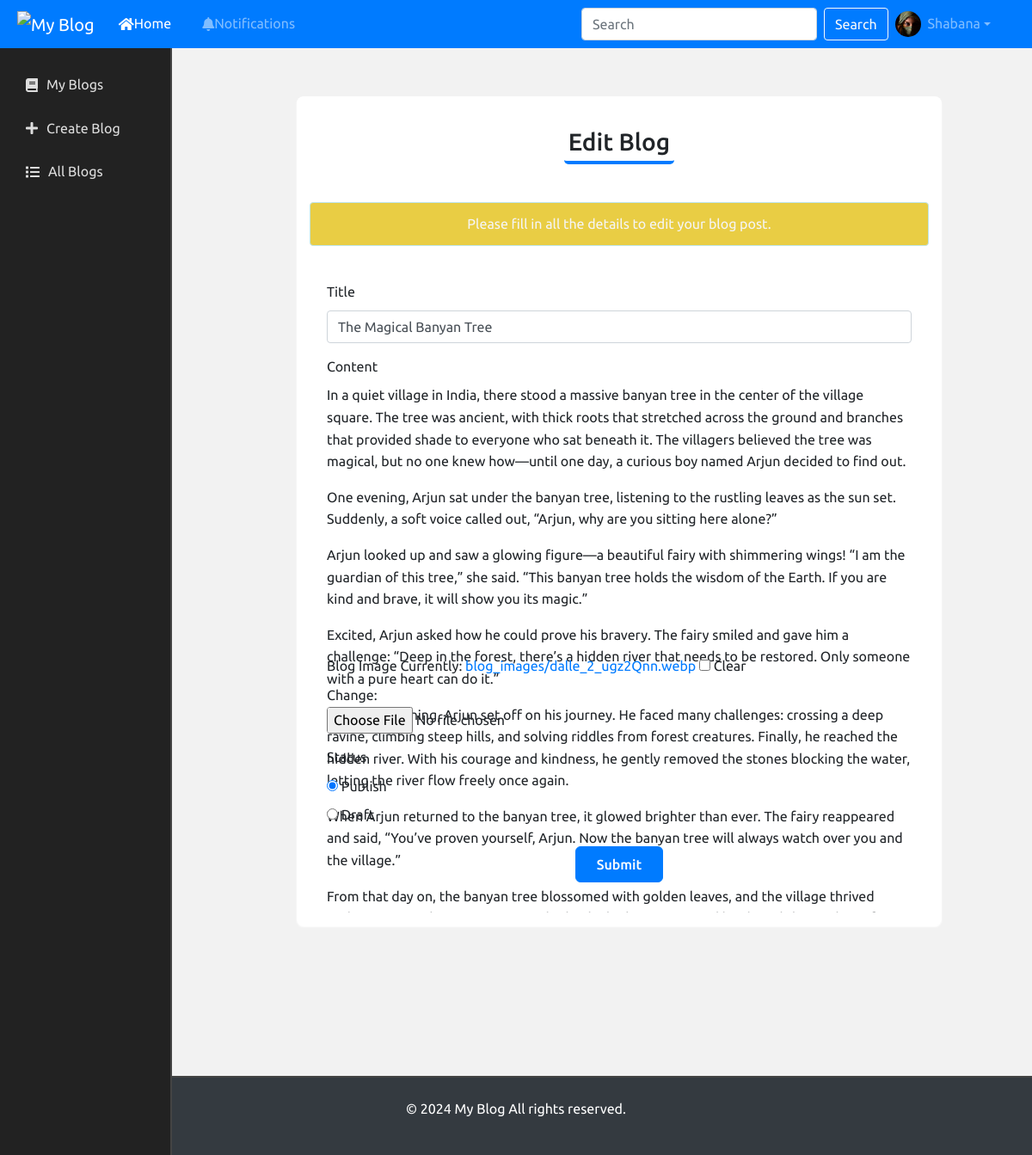
The app's page /user/edit_blog/2/ (signed in) with its own data.
### userpanel/models.py (models this page shows, shortened)
class User_Table(models.Model):
    user = models.OneToOneField(User, on_delete=models.CASCADE)
    phone = models.CharField(max_length=15)
    gender = models.CharField(max_length=1, choices=GENDER_CHOICES, blank=True, null=True)
    profile_image = models.ImageField(upload_to='profile_images/', blank=True, null=True)
    cover_photo = models.ImageField(upload_to='cover_photos/', blank=True, null=True)
    id_proof = models.ImageField(upload_to='id_proofs/', blank=True, null=True)
    profile_description = models.TextField(blank=True, null=True)
    is_blocked = models.BooleanField(default=False)

class Blog(models.Model):
    STATUS_CHOICES = [
        ('draft', 'Draft'),
        ('published', 'Published'),
    ]
    title = models.CharField(max_length=100)
    content = models.TextField()
    blog_image = models.ImageField(upload_to='blog_images/', blank=True, null=True)
    author = models.ForeignKey(User, on_delete=models.CASCADE, related_name='blogs')  # Add related_name='blogs'
    created_at = models.DateTimeField(auto_now_add=True)
    updated_at = models.DateTimeField(auto_now=True)
    status = models.CharField(max_length=20, choices=STATUS_CHOICES, default='draft')

### userpanel/views.py (the view)
# urls.py: path('edit_blog/<int:blog_id>/', edit_blog, name='edit_blog'),
@login_required(login_url='/404/')
def edit_blog(request, blog_id):
    blog = get_object_or_404(Blog, id=blog_id, author=request.user)
    if request.user.user_table.is_blocked:
        messages.error(request, 'Your account is blocked. You cannot edit your blogs.')
        return redirect('my_blog')
    if request.method == 'POST':
        form = BlogForm(request.POST, request.FILES, instance=blog)
        if form.is_valid():
            blog = form.save(commit=False)
            blog.status = request.POST.get('status')
            blog.save()
            messages.success(request, 'Blog updated successfully.')
            return redirect('my_blog')
    else:
        form = BlogForm(instance=blog)
    return render(request, 'userpanel/edit_blog.html', {'form': form, 'blog': blog})

### userpanel/forms.py
class BlogForm(forms.ModelForm):
    class Meta:
        model = Blog
        fields = ['title', 'content', 'blog_image', 'status']
        widgets = {
            'title': forms.TextInput(attrs={'class': 'form-control', 'placeholder': 'Enter your blog title'}),
            'content': forms.Textarea(attrs={'class': 'form-control', 'rows': 10, 'placeholder': 'Write your blog content here.'}),
            'blog_image': forms.ClearableFileInput(attrs={'class': 'form-control-file'}),
            'status': forms.RadioSelect(attrs={'class': 'form-check-input'}),
        }

### userpanel/templates/userpanel/edit_blog.html (shortened to what this page needs)
{% extends 'userpanel/user_base.html' %}
{% load static %}
{% block custom_css %}
<link rel="stylesheet" href="{% static 'assets/css/userpanel/edit_blog.css' %}">
<link href="https://cdn.quilljs.com/1.3.6/quill.snow.css" rel="stylesheet">
{% endblock %}
{% block content %}
<div class="edit-blog-content-wrapper">
    <div class="d-flex justify-content-center flex-wrap flex-md-nowrap align-items-center pt-3 pb-2 mb-3">
        <h2 class="h2 edit-blog-heading">Edit Blog</h2>
    </div>
    <div class="alert alert-info" role="alert">
        Please fill in all the details to edit your blog post.
    </div>
    <div class="edit-blog-form-container">
        <div class="edit-blog-form">
            <form id="edit-blog-form" action="{% url 'edit_blog' blog.id %}" method="post" enctype="multipart/form-data">
                <div class="form-group">
                    <label for="id_title">Title</label>
                    {{ form.title }}
                </div>
                <div class="form-group">
                    <label for="quill-editor">Content</label>
                    <div id="quill-editor" style="height: 300px;">{{ blog.content|safe }}</div>
                </div>
                <div class="form-group">
                    <label for="id_blog_image">Blog Image</label>
                    {{ form.blog_image }}
                </div>
                <div class="form-group">
                    <label for="status">Status</label><br>
                    <input type="radio" id="publish" name="status" value="published" {% if blog.status == 'published' %}checked{% endif %}>
                    <label for="publish">Publish</label><br>
                    <input type="radio" id="draft" name="status" value="draft" {% if blog.status == 'draft' %}checked{% endif %}>
                    <label for="draft">Draft</label>
                </div>
                <div class="form-group text-center">
                    <button type="submit" class="btn custom-submit-btn" style="color: white;">Submit</button>
                </div>
            </form>
        </div>
    </div>
</div>
{% endblock %}

### userpanel/templates/userpanel/user_base.html (shortened to what this page needs)
{% load static %}
<!DOCTYPE html>
<html lang="en">
<head>
    <link rel="stylesheet" href="https://stackpath.bootstrapcdn.com/bootstrap/4.5.2/css/bootstrap.min.css">
    <link rel="stylesheet" href="https://cdnjs.cloudflare.com/ajax/libs/font-awesome/5.15.3/css/all.min.css">
    <link rel="stylesheet" href="{% static 'assets/css/userpanel/userbase.css' %}">
    {% block custom_css %}{% endblock %}
</head>
<body>
    <nav class="navbar navbar-expand-lg navbar-dark bg-primary fixed-top">
        <a class="navbar-brand" href="{% url 'user_home' %}">
            <img src="{% static 'assets/image/logo.png' %}" alt="My Blog" height="30">
        </a>
        <div class="collapse navbar-collapse" id="navbarNav">
            <ul class="navbar-nav mr-auto">
                <li class="nav-item active">
                    <a class="nav-link" href="{% url 'user_home' %}"><i class="fas fa-home"></i> Home</a>
                </li>
                <li class="nav-item">
                    <a class="nav-link" href="#"><i class="fas fa-bell"></i> Notifications</a>
                </li>
            </ul>
            <form class="form-inline my-2 my-lg-0">
                <input class="form-control mr-sm-2" type="search" placeholder="Search" aria-label="Search">
                <button class="btn btn-outline-light my-2 my-sm-0" type="submit">Search</button>
            </form>
        </div>
        <ul class="navbar-nav ml-auto">
            <li class="nav-item dropdown">
                <a class="nav-link dropdown-toggle d-flex align-items-center" href="#" id="navbarDropdown" role="button" data-toggle="dropdown" aria-haspopup="true" aria-expanded="false">
                    <img src="{% if request.user.user_table.profile_image %}{{ request.user.user_table.profile_image.url }}{% else %}{% static 'assets/image/default_profile.png' %}{% endif %}" alt="Profile Picture" class="profile-picture" style="width: 30px; height: 30px; border-radius: 50%;">
                    <span class="ml-2">{{ request.user.first_name }}</span>
                </a>
            </li>
        </ul>
    </nav>
    <div class="container-fluid mt-5 pt-4" style="padding-top: 70px;">
        <div class="row">
            <nav id="sidebar-left" class="col-md-2 d-md-block sidebar">
                <div class="sidebar-inner">
                    <div class="sidebar-sticky">
                        <ul class="nav flex-column">
                            <li class="nav-item">
                                <a class="nav-link" href="{% url 'my_blog' %}">
                                    <i class="fas fa-book"></i> <span>My Blogs</span>
                                </a>
                            </li>
                            <li class="nav-item">
                                <a class="nav-link" href="{% url 'add_blog' %}">
                                    <i class="fas fa-plus"></i> <span>Create Blog</span>
                                </a>
                            </li>
                            <li class="nav-item">
                                <a class="nav-link" href="{% url 'user_blog_list' %}">
                                    <i class="fas fa-list"></i> <span>All Blogs</span>
                                </a>
                            </li>
                        </ul>
                    </div>
                </div>
            </nav>
            <main role="main" class="col-md-10 main-content">
                {% block content %}{% endblock %}
            </main>
        </div>
    </div>
    <footer class="text-center py-4 bg-dark text-white" style="width: 100%;">
        <div style="display: flex; justify-content: center;">
            <p>&copy; 2024 My Blog All rights reserved.</p>
        </div>
    </footer>
</body>
</html>

### static/assets/css/userpanel/userbase.css (style rules this page uses)
body { font-family: 'Ubuntu', sans-serif; line-height: 1.6; margin: 0; padding: 0; background-color: #f2f2f2; min-height: 100vh; display: flex; flex-direction: column; }
.container-fluid { flex: 1; padding-top: 60px; }
.navbar { display: flex; justify-content: space-between; align-items: center; background-color: #007bff; height: 56px; padding: 10px 20px; z-index: 9999; position: fixed; width: 100%; top: 0; left: 0; }
.navbar a { color: black; text-decoration: none; margin-right: 20px; }
.navbar .profile-picture { width: 35px; height: 35px; border-radius: 50%; object-fit: cover; }
.nav-item .nav-link { display: flex; align-items: center; }
#sidebar-left { position: fixed; top: 56px; left: 0; width: 220px; height: calc(100% - 56px); background-color: #222; color: #fff; padding-top: 20px; border-right: 2px solid #444; z-index: 9998; overflow-y: auto; transition: width 0.3s, padding 0.3s; }
#sidebar-left .nav-link { color: #ddd; padding: 10px 15px; margin-bottom: 5px; border-radius: 4px; display: flex; align-items: center; transition: padding 0.3s, font-size 0.3s; }
#sidebar-left .nav-link i { margin-right: 10px; }
.main-content { margin-left: 220px; padding: 20px; transition: margin-left 0.3s ease-in-out; position: relative; z-index: 1; overflow: hidden; }
footer { background-color: #222; color: #ddd; padding: 20px 0; width: 100%; border-top: 2px solid #444; margin-top: auto; }

### static/assets/css/userpanel/edit_blog.css (style rules this page uses)
.edit-blog-content-wrapper { background-color: #ffffff; padding: 15px; border-radius: 8px; box-shadow: 0 2px 2px #ffffff; width: 100%; max-width: 750px; height: fit-content; margin: 20px auto; }
.alert { background-color: #e9cd44; text-align: center; color: #f5f5f5; }
.edit-blog-heading { margin-bottom: 20px; text-align: center; border-bottom: 4px solid #007bff; padding: 5px; border-radius: 5px; font-size: 28px; }
.edit-blog-form-container { background-color: #ffffff; padding: 20px; border-radius: 12px; height: auto; transition: padding 0.3s ease-in-out, width 0.3s ease-in-out; overflow: auto; }
.edit-blog-form { margin-top: 5px; }
.edit-blog-form .form-group { margin-bottom: 15px; }
.edit-blog-form .form-control, .edit-blog-form .form-control-file { border-radius: 4px; box-shadow: none; transition: box-shadow 0.3s ease-in-out; width: 100%; }
.edit-blog-form .btn { background-color: #007bff; border-color: #007bff; font-weight: 500; border-radius: 6px; padding: 8px 24px; transition: background-color 0.3s ease-in-out, border-color 0.3s ease-in-out; }

### records on screen
Blog: title "The Magical Banyan Tree", content "In a quiet village in India, there stood a massive banyan tree in the center of the village square. The tree was ancient, with thick roots that stretched across the ground and branches that provided shade to everyone who sat beneath it. The villagers believed the tree was magical, but no one knew how—until one day, a curious boy named Arjun decided to find out. One evening, Arjun sat under the banyan tree, listening to the rustling leaves as the sun set. Suddenly, a soft voice called out, “Arjun, why are you sitting here alone?” Arjun looked up and saw a glowing figure—a beautiful fairy with shimmering wings! “I am the guardian of this tree,” she said. “This banyan tree holds the wisdom of…", status "☑ Publish", status "☐ Draft"

### other values on screen
{{ request.user.first_name }} "Shabana"
